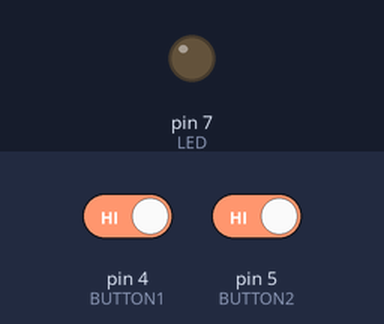
The sketch below on a simulated Arduino Uno, built with avr-gcc and run on an emulated ATmega328P. On the bench: output pins drawn as LEDs (lit = HIGH). The test bench sets the inputs (shaded band); at power-on: pin 4 (BUTTON1) HIGH, pin 5 (BUTTON2) HIGH.

Above: at 1.2 s.
1.3 s: pin 4 (BUTTON1) driven LOW and pin 5 (BUTTON2) driven LOW
At 2.1 s:
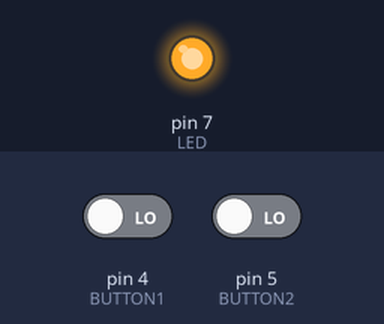
2.8 s: pin 4 (BUTTON1) driven HIGH
At 3.3 s:
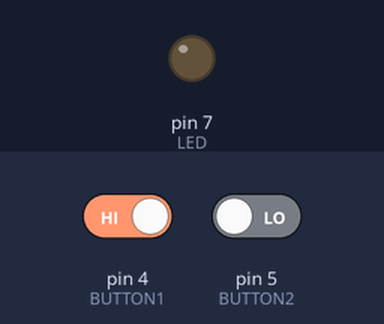
4.3 s: pin 4 (BUTTON1) driven LOW
At 5.6 s:
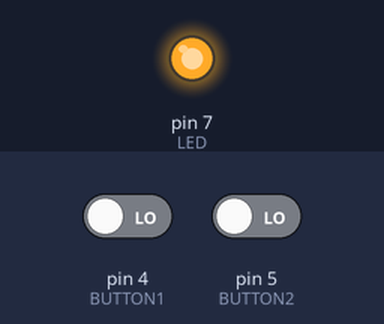
Timing chart, 0 to 7.3 s (numbered marks = the images above; inputs shaded):
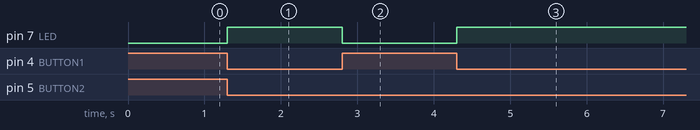

Measured:
- after the input at 1.3 s, pin 7 (LED): LOW → HIGH at once
- after the input at 2.8 s, pin 7 (LED): HIGH → LOW at once
- after the input at 4.3 s, pin 7 (LED): LOW → HIGH at once

The sketch:

AND_Gate.ino
```cpp
/*  Arduino program to implement Logical AND Gate using Push Button
 *  Date: 19th Nov 17
 *  @BML Munjal University, Arduino 101 Workshop
 */
#define LED 7    // attach LED to Digital pin 7
#define BUTTON1 4  // attach Button 1 to Digital pin 4
#define BUTTON2 5  // attach Button 2 to Digital pin 5

boolean val1, val2;   // Define variable of datatype boolean

void setup(){
  pinMode(LED, OUTPUT);
  pinMode(BUTTON1, INPUT_PULLUP);
  pinMode(BUTTON2, INPUT_PULLUP);
}

void loop(){

  val1 = digitalRead(BUTTON1);    // reading value of button 1
  val2 = digitalRead(BUTTON2);    // reading value of button 2

  if(val1 == LOW && val2 == LOW )    // conditional syntax
  digitalWrite(LED, HIGH);
  else
  {
  digitalWrite(LED, LOW);
  }
}
```
